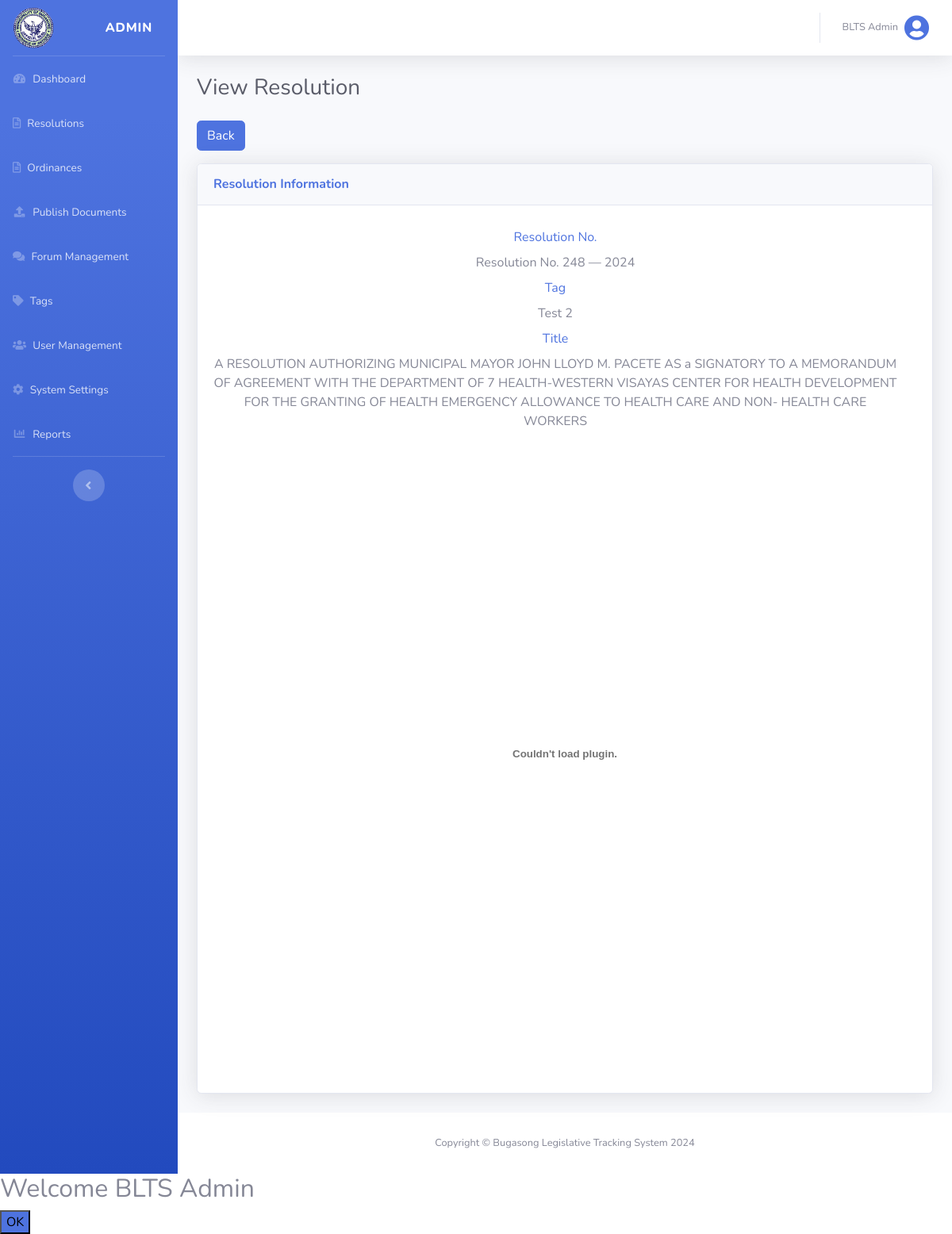
The page /views/view_resolution.php?resolution_id=11 (signed in) on the database its author committed.
### tables this page shows
CREATE TABLE `system_settings` (
  `system_setting_id` int(255) NOT NULL,
  `system_logo` varchar(255) NOT NULL
);

CREATE TABLE `users` (
  `user_id` int(255) NOT NULL,
  `name` varchar(255) NOT NULL,
  `email` varchar(255) NOT NULL,
  `username` varchar(255) NOT NULL,
  `password` varchar(255) NOT NULL,
  `status` int(255) NOT NULL DEFAULT 0,
  `user_type` varchar(255) NOT NULL DEFAULT 'citizen',
  `date_added` datetime NOT NULL DEFAULT current_timestamp()
);

CREATE TABLE `resolutions` (
  `resolution_id` int(255) NOT NULL,
  `user_id` int(255) NOT NULL,
  `tag_id` int(255) NOT NULL,
  `title` longtext NOT NULL,
  `resolutionNo` varchar(255) NOT NULL,
  `whereasClauses` longtext NOT NULL,
  `resolvingClauses` longtext NOT NULL,
  `optionalClauses` longtext NOT NULL,
  `approvalDetails` longtext NOT NULL,
  `file` varchar(255) NOT NULL,
  `date_added` datetime NOT NULL DEFAULT current_timestamp(),
  `date_publish` datetime(6) DEFAULT NULL,
  `status` int(255) NOT NULL DEFAULT 0
);

CREATE TABLE `tags` (
  `tag_id` int(255) NOT NULL,
  `tag_name` varchar(255) NOT NULL,
  `date_added` datetime NOT NULL DEFAULT current_timestamp()
);

### config/functions.php (called while the page is built, shortened)
<?php
function isLogin()
{
    return isset($_SESSION['isLogin']);
}
function isAdmin()
{
    return isset($_SESSION['user_type']) && $_SESSION['user_type'] === 'admin';
}
function isMember()
{
    return isset($_SESSION['user_type']) && $_SESSION['user_type'] === 'citizen';
}
function logName()
{
    $users = find('users', ['user_id' => $_SESSION['user_id']]);
    return !empty($users) ? $users['name'] : null;
}
function logUsertype()
{
    return $_SESSION['user_type'];
}
function getResolutionByID($id)
{
    return find('resolutions', ['resolution_id' => $id]);
}
function getTagByID($id)
{
    return find('tags', ['tag_id' => $id]);
}
function getSystemSettings()
{
    global $conn;
    $query = "SELECT * FROM system_settings";
    $settings = array();
    if ($result = $conn->query($query)) {
        while ($row = $result->fetch_assoc()) {
            $settings = $row;
        }
    } else {
        return false;
    }
    return $settings;
}

### config/database.php (called while the page is built, shortened)
<?php
$host = "localhost";
$username = "root";
$password = "";
$database = "blts";
$conn = mysqli_connect($host, $username, $password, $database);
function find($table, $conditions)
{
    global $conn;
    $sql = "SELECT * FROM $table WHERE ";
    $params = [];
    foreach ($conditions as $column => $value) {
        $sql .= "$column = ? AND ";
        $params[] = $value;
    }
    $sql = substr($sql, 0, -4);
    $stmt = mysqli_prepare($conn, $sql);
    $types = str_repeat("s", count($params));
    $stmt->bind_param($types, ...$params);
    $stmt->execute();
    $result = $stmt->get_result();
    return $result->fetch_assoc();
}

### views/view_resolution.php (the view, shortened to what this page needs)
<?php
@include('header.php');
?>
<div id="content-wrapper" class="d-flex flex-column">
    <div id="content">
        <?php @include('top_navbar.php'); ?>
        <div class="container-fluid">
            <div class="d-sm-flex align-items-center justify-content-between mb-4">
                <h1 class="h3 mb-0 text-gray-800">View Resolution</h1>
            </div>
            <div class="back-button mb-3">
                <?php
                $href = isMember() ? "citizen_resolution.php" : (isAdmin() ? "admin_resolution.php?manage" : redirect('dashboard', ''));
                ?>
                <a href="<?php echo $href; ?>" class="btn btn-primary">Back</a>
            </div>
            <div class="row">
                <div class="form-container col-12">
                    <div class="card shadow mb-4">
                        <div class="card-header py-3">
                            <h6 class="m-0 font-weight-bold text-primary">Resolution Information</h6>
                        </div>
                        <div class="card-body">
                            <div id="ocrResults">
                                <?php $resolution = getResolutionByID($_GET['resolution_id']) ?>
                                <div class="d-flex flex-column text-center">
                                    <div class="mr-4">
                                        <label class="mt-2 text-primary" for="resolutionNo">Resolution No.</label>
                                        <div class="resolutionNo">
                                            <?php echo $resolution['resolutionNo']; ?>
                                        </div>
                                    </div>
                                    <div class="mr-4">
                                        <label class="mt-2 text-primary" for="tag">Tag</label>
                                        <div class="tag">
                                            <?php echo !empty(getTagByID($resolution['tag_id'])['tag_name']) ? getTagByID($resolution['tag_id'])['tag_name'] : ''; ?>
                                        </div>
                                    </div>
                                    <div class="mr-4">
                                        <label class="mt-2 text-primary" for="title">Title</label>
                                        <div class="title">
                                            <?php echo $resolution['title']; ?>
                                        </div>
                                    </div>
                                </div>
                                <div class="document-view mt-2">
                                    <embed src="<?php echo $resolution['file']; ?>" type="application/pdf" width="100%" height="800px" />
                                </div>
                            </div>
                        </div>
                    </div>
                </div>
            </div>
        </div>
    </div>
    <footer class="sticky-footer bg-white">
        <div class="container my-auto">
            <div class="copyright text-center my-auto">
                <span>Copyright &copy; Bugasong Legislative Tracking System 2024</span>
            </div>
        </div>
    </footer>
</div>
<?php
@include('footer.php');
?>

### views/header.php (shortened to what this page needs)
<!DOCTYPE html>
<html lang="en">
<head>
    <link href="../vendor/fontawesome-free/css/all.min.css" rel="stylesheet" type="text/css">
    <link href="../css/sb-admin-2.min.css" rel="stylesheet">
    <link href="../css/datatable.css" rel="stylesheet">
    <link href="../css/styles.css" rel="stylesheet">
</head>
<body id="page-top">
    <div id="wrapper">
        <?php if (isLogin()) : ?>
            <ul class="navbar-nav bg-gradient-primary sidebar sidebar-dark accordion" id="accordionSidebar">
                <a class="sidebar-brand d-flex align-items-center justify-content-between" id="brandLink" data-title="BLTS - Dashboard" href="admin_home.php">
                    <div class="sidebar-brand-icon">
                        <?php echo (!empty(getSystemSettings()['system_logo'])) ? '<img width="52px" class="img-fluid" src="' . getSystemSettings()['system_logo'] . '">' : '<img width="52px" class="img-fluid" src="../uploads/placeholder.png" alt="placeholder">'; ?>
                    </div>
                    <div class="sidebar-brand-text mx-3"><?php echo logUsertype(); ?></div>
                </a>
                <hr class="sidebar-divider my-0">
                <li class="nav-item">
                    <a class="nav-link Links" id="dashboardLink" href="admin_home.php" data-title="BLTS - Dashboard">
                        <i class="fas fa-fw fa-tachometer-alt"></i>
                        <span>Dashboard</span>
                    </a>
                </li>
                <?php if (isAdmin()) : ?>
                    <li class="nav-item">
                        <a class="nav-link Links" href="admin_resolution.php?manage" id="ResolutionsLink" data-title="BLTS - Resolutions">
                            <i class="far fa-file-alt"></i>
                            <span>Resolutions</span>
                        </a>
                    </li>
                    <li class="nav-item">
                        <a class="nav-link Links" href="admin_ordinance.php?manage" id="OrdinancesLink" data-title="BLTS - Ordinances">
                            <i class="far fa-file-alt"></i>
                            <span>Ordinances</span>
                        </a>
                    </li>
                    <li class="nav-item">
                        <a class="nav-link Links" id="publishDocumentLink" href="#" data-toggle="collapse" data-target="#DocumentPublishPage" aria-expanded="true" aria-controls="DocumentPublishPage" data-title="BLTS - Publish Documents">
                            <i class="fas fa-fw fa-upload"></i>
                            <span>Publish Documents</span>
                        </a>
                    </li>
                    <li class="nav-item">
                        <a class="nav-link Links" href="admin_forum.php" id="ForumManagementLink" data-title="BLTS - Forum Management">
                            <i class="fas fa-comments"></i>
                            <span>Forum Management</span>
                        </a>
                    </li>
                    <li class="nav-item">
                        <a class="nav-link Links" href="admin_tag.php" id="TagsLink" data-title="BLTS - Tags">
                            <i class="fas fa-tag"></i>
                            <span>Tags</span>
                        </a>
                    </li>
                    <li class="nav-item">
                        <a class="nav-link Links" href="admin_user_management.php" id="UserManagementLink" data-title="BLTS - User Management">
                            <i class="fas fa-users"></i>
                            <span>User Management</span>
                        </a>
                    </li>
                    <li class="nav-item">
                        <a class="nav-link Links" href="admin_system_setting.php" id="SystemSettingLink" data-title="BLTS - System Settings">
                            <i class="fas fa-cog"></i>
                            <span>System Settings</span>
                        </a>
                    </li>
                    <li class="nav-item">
                        <a class="nav-link Links" id="ReportLink" href="#" data-toggle="collapse" data-target="#ReportPage" aria-expanded="true" aria-controls="ReportPage" data-title="BLTS - Reports">
                            <i class="fas fa-fw fa-chart-bar"></i>
                            <span>Reports</span>
                        </a>
                    </li>
                    <?php endif; ?>
                <hr class="sidebar-divider d-none d-md-block">
                <div class="text-center d-none d-md-inline">
                    <button class="rounded-circle border-0" id="sidebarToggle"></button>
                </div>
            </ul>
        <?php endif;

### views/top_navbar.php (shortened to what this page needs)
<nav class="navbar navbar-expand navbar-light bg-white topbar mb-4 shadow">
    <ul class="navbar-nav ml-auto">
        <li class="nav-item dropdown no-arrow">
            <a class="nav-link dropdown-toggle" href="#" id="userDropdown" role="button" data-toggle="dropdown" aria-haspopup="true" aria-expanded="false">
                <span class="mr-2 d-none d-lg-inline text-gray-600 small"><?php echo logName(); ?></span>
                <i class="img-profile rounded-circle fas fa-user-circle fa-2x text-primary"></i>
            </a>
        </li>
    </ul>
</nav>

### css/styles.css (style rules this page uses)
.sidebar .nav-item .nav-link[data-toggle=collapse]::after { content: '' !important; }
#page-top { visibility: hidden; }

### rows shown on the page
system_settings: system_logo (picture)
users: name "BLTS Admin"
resolutions: resolutionNo "Resolution No. 248 — 2024", tag.tag_name "Test 2", title "A RESOLUTION AUTHORIZING MUNICIPAL MAYOR JOHN LLOYD M. PACETE AS a SIGNATORY TO A MEMORANDUM OF AGREEMENT WITH THE DEPARTMENT OF 7 HEALTH-WESTERN VISAYAS CENTER FOR HEALTH DEVELOPMENT FOR THE GRANTING OF HEALTH EMERGENCY ALLOWANCE TO HEALTH CARE AND NON- HEALTH CARE WORKERS"

### other values the page prints
logUsertype() "ADMIN"
